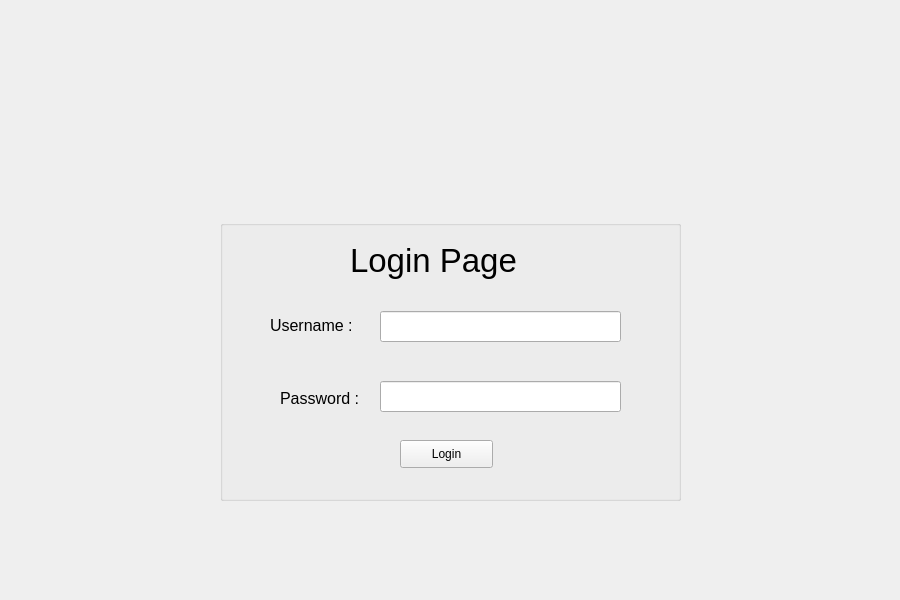
<?xml version="1.0" encoding="UTF-8"?>
<ui version="4.0">
 <class>Form</class>
 <widget class="QWidget" name="Form">
  <property name="geometry">
   <rect>
    <x>0</x>
    <y>0</y>
    <width>900</width>
    <height>600</height>
   </rect>
  </property>
  <property name="minimumSize">
   <size>
    <width>900</width>
    <height>600</height>
   </size>
  </property>
  <property name="maximumSize">
   <size>
    <width>900</width>
    <height>600</height>
   </size>
  </property>
  <property name="windowTitle">
   <string>Form</string>
  </property>
  <widget class="QGroupBox" name="groupBox">
   <property name="geometry">
    <rect>
     <x>220</x>
     <y>220</y>
     <width>461</width>
     <height>281</height>
    </rect>
   </property>
   <property name="title">
    <string/>
   </property>
   <widget class="QLineEdit" name="pwinp">
    <property name="geometry">
     <rect>
      <x>160</x>
      <y>161</y>
      <width>241</width>
      <height>31</height>
     </rect>
    </property>
   </widget>
   <widget class="QLabel" name="usernamelabel">
    <property name="geometry">
     <rect>
      <x>50</x>
      <y>90</y>
      <width>111</width>
      <height>31</height>
     </rect>
    </property>
    <property name="font">
     <font>
      <pointsize>12</pointsize>
     </font>
    </property>
    <property name="text">
     <string>Username : </string>
    </property>
   </widget>
   <widget class="QLineEdit" name="usernameinp">
    <property name="geometry">
     <rect>
      <x>160</x>
      <y>91</y>
      <width>241</width>
      <height>31</height>
     </rect>
    </property>
   </widget>
   <widget class="QLabel" name="pwlabel">
    <property name="geometry">
     <rect>
      <x>60</x>
      <y>170</y>
      <width>101</width>
      <height>16</height>
     </rect>
    </property>
    <property name="font">
     <font>
      <pointsize>12</pointsize>
     </font>
    </property>
    <property name="text">
     <string>Password : </string>
    </property>
   </widget>
   <widget class="QPushButton" name="loginButton">
    <property name="geometry">
     <rect>
      <x>180</x>
      <y>220</y>
      <width>93</width>
      <height>28</height>
     </rect>
    </property>
    <property name="text">
     <string>Login</string>
    </property>
    <property name="flat">
     <bool>false</bool>
    </property>
   </widget>
   <widget class="QLabel" name="label">
    <property name="geometry">
     <rect>
      <x>130</x>
      <y>10</y>
      <width>201</width>
      <height>61</height>
     </rect>
    </property>
    <property name="font">
     <font>
      <pointsize>25</pointsize>
     </font>
    </property>
    <property name="text">
     <string>Login Page</string>
    </property>
   </widget>
  </widget>
 </widget>
 <resources/>
 <connections/>
</ui>
